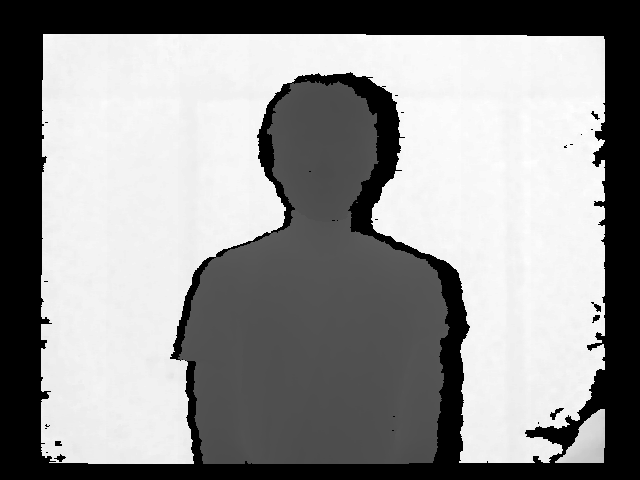
%> input picture ass1/code/merging_scenes/depth2cloud/depth.png, 640 x 480 px
$ octave demo.m   (GNU Octave 9; MATLAB toolbox functions it lacks are replaced by stand-ins)
%> lines starting %> are read from the running program, lines starting %| are printed output that depends on the picture
%> further down, depth is the input picture: size 480x640 uint16; min 0, max 2743, mean 1552.6
### assignment_1/code/depth2cloud/depth2cloud.m

function [cloud, ordered]= depth2cloud(depth, fx, fy,cx,cy)
%> called with fx = 526.4, fy = 526.4, cx = 313.7, cy = 259
[m,n] = size(depth);
%> m = 480; n = 640

X = (ones(m,1)*(1:n) - cx).*depth*(1/fx);
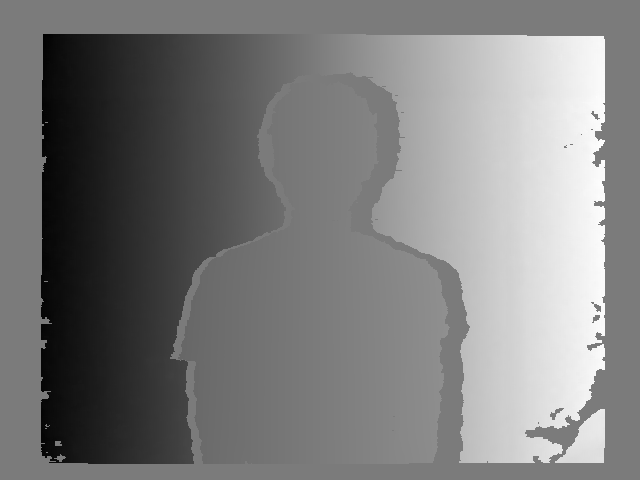
%> X: size 480x640 double; min -1.39, max 1.5, mean 0.0185; drawn with min black and max white
Y = ((1:m)'*ones(1,n) - cy).*depth*(1/fy);
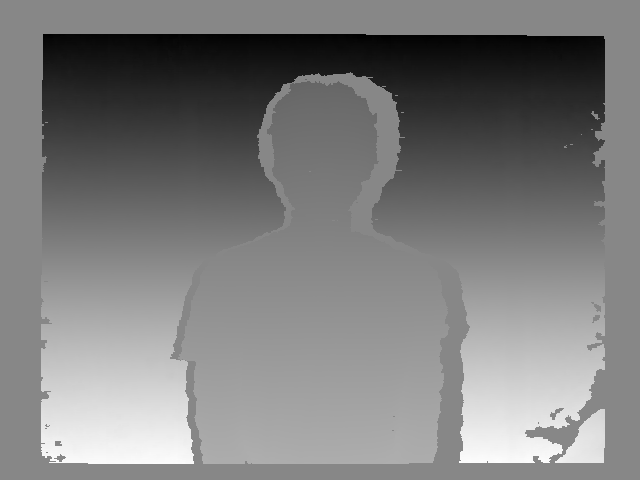
%> Y: size 480x640 double; min -1.16, max 1.02, mean -0.0859; drawn with min black and max white
ordered = cat(3,X,Y,depth);
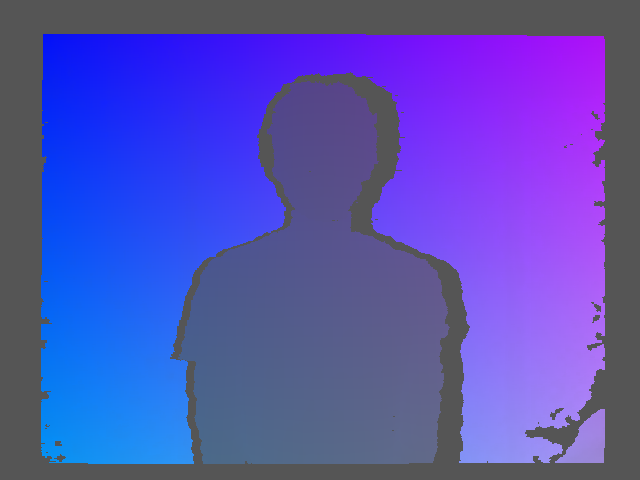
%> ordered: size 480x640x3 double; mean R, G, B 0.0185, -0.0859, 1.55; drawn with min black and max white

cloud = [reshape(X,m*n,1) reshape(Y,m*n,1) reshape(depth,m*n,1)];
cloud( ~any(cloud,2), : ) = []; %remove zero points

end

### ass1/code/merging_scenes/depth2cloud/demo.m
clc;
clear;

fx = 526.37013657; %focal length in width
fy = 526.37013657; %focal length in height
cx = 313.68782938; %principal point in width
cy = 259.01834898; %principal point in height

file_path = 'depth.png'; %depth image path
depth = imread(file_path); %load depth image
depth = double(depth) * 0.001; %scale depth image from mm to meter.
[cloud, ordered]= depth2cloud(depth, fx, fy,cx,cy); % convert from the depth image to cloud

X = cloud(:,1);
Y = cloud(:,2);
Z = cloud(:,3);
scatter3(X,Y,Z);
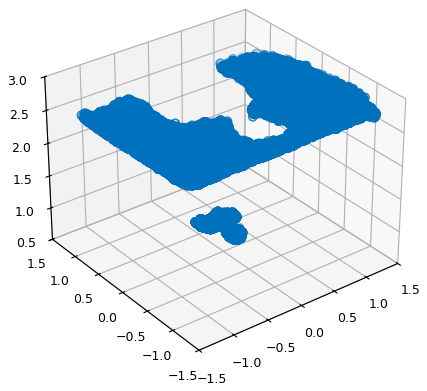
%> figure redrawn from the program's plot data
